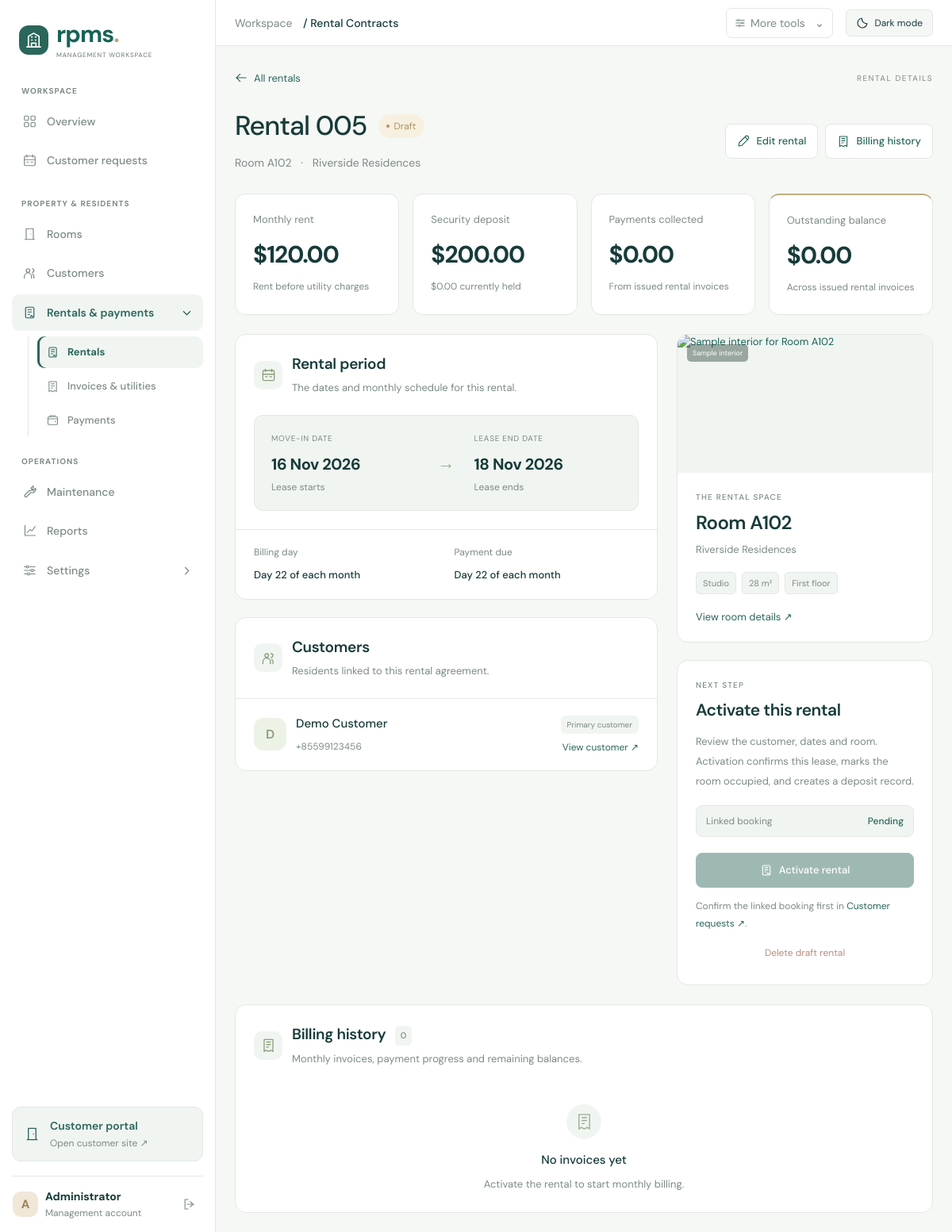
The page /records/rental_contracts/5 (signed in) on the database as committed earlier.
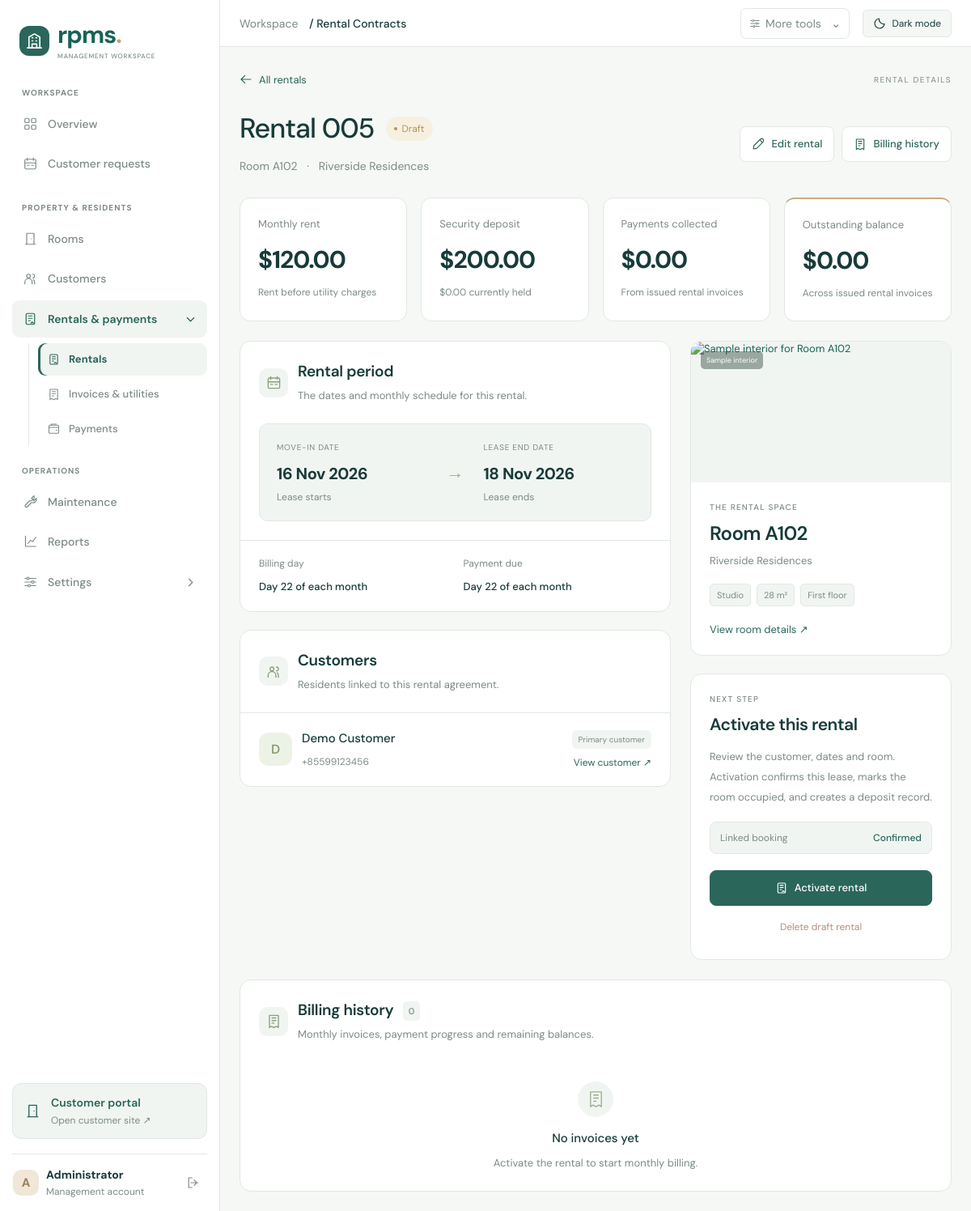
The same page on the database as committed later.
### tables this page shows
CREATE TABLE reservations (
	id INTEGER NOT NULL, 
	reservation_no VARCHAR(30), 
	room_id INTEGER, 
	tenant_id INTEGER, 
	reservation_date DATE, 
	expected_move_in DATE, 
	expected_move_out DATE, 
	reservation_fee NUMERIC(12, 2), 
	status VARCHAR(20), 
	expires_at DATETIME, 
	notes TEXT, 
	created_by INTEGER, 
	created_at DATETIME, 
	updated_at DATETIME, 
	PRIMARY KEY (id), 
	FOREIGN KEY(created_by) REFERENCES users (id), 
	FOREIGN KEY(room_id) REFERENCES rooms (id), 
	FOREIGN KEY(tenant_id) REFERENCES tenants (id), 
	UNIQUE (reservation_no)
);

### rpms/routes/records.py (the view, shortened to what this page needs)
@bp.get("/records/<table>/<int:record_id>")
@login_required
def record_detail(table, record_id):
    if table not in MODELS:
        abort(404)
    if table == "rooms":
        return redirect(url_for("main.room_detail", record_id=record_id))
    if table == "invoices":
        return redirect(url_for("main.invoice", record_id=record_id))
    row = db.get_or_404(MODELS[table], record_id)
    if table == "rental_contracts":
        room = db.session.get(MODELS["rooms"], row.room_id) if row.room_id else None
        floor = (
            db.session.get(MODELS["floors"], room.floor_id)
            if room and room.floor_id
            else None
        )
        property_record = (
            db.session.get(MODELS["properties"], floor.property_id)
            if floor and floor.property_id
            else None
        )
        links = db.session.scalars(
            select(MODELS["contract_tenants"])
            .where(MODELS["contract_tenants"].contract_id == row.id)
            .order_by(
                MODELS["contract_tenants"].is_primary.desc(),
                MODELS["contract_tenants"].id,
            )
        ).all()
        members = [
            (link, db.session.get(MODELS["tenants"], link.tenant_id)) for link in links
        ]
        lease_invoices = db.session.scalars(
            select(MODELS["invoices"])
            .where(MODELS["invoices"].contract_id == row.id)
            .order_by(
                MODELS["invoices"].billing_period.desc(), MODELS["invoices"].id.desc()
            )
        ).all()
        issued = [i for i in lease_invoices if i.status not in ("Draft", "Voided")]
        deposits = db.session.scalars(
            select(MODELS["deposits"]).where(MODELS["deposits"].contract_id == row.id)
        ).all()
        booking = (
            db.session.get(MODELS["reservations"], row.reservation_id)
            if row.reservation_id
            else None
        )
        month = date.today().replace(day=1)
        if row.start_date and row.end_date:
            month = max(
                row.start_date.replace(day=1), min(month, row.end_date.replace(day=1))
            )
        return render_template(
            "lease_detail.html",
            table=table,
            contract=row,
            room=room,
            floor=floor,
            property_record=property_record,
            members=members,
            booking=booking,
            lease_invoices=lease_invoices,
            collected=sum((i.paid_amount or 0 for i in issued), Decimal(0)),
            balance=sum((i.balance_due or 0 for i in issued), Decimal(0)),
            deposit_held=sum((d.held_amount or 0 for d in deposits), Decimal(0)),
            deposits=deposits,
            billing_month=month.strftime("%Y-%m"),
        )

### rpms/web.py (called while the page is built, shortened)
def user():
    return (
        db.session.get(MODELS["users"], session.get("uid"))
        if session.get("uid")
        else None
    )

def login_required(fn):
    @wraps(fn)
    def wrapper(*a, **kw):
        u = user()
        if not u or not u.is_active:
            return redirect(url_for("main.login"))
        role = db.session.get(MODELS["roles"], u.role_id)
        if not role or not role.is_active:
            abort(403)
        return fn(*a, **kw)
    return wrapper

def has_permission(code):
    u = user()
    role = db.session.get(MODELS["roles"], u.role_id) if u and u.is_active else None
    if not role or not role.is_active or code not in CAPABILITIES:
        return False
    if role.name in ("Admin", "Manager"):
        return True

def can_write():
    return any(has_permission(code) for code in CAPABILITIES)

def can_manage(table):
    if table in ADMIN_TABLES:
        u = user()
        role = db.session.get(MODELS["roles"], u.role_id) if u and u.is_active else None
        return bool(role and role.is_active and role.name == "Admin")
    return has_permission(TABLE_CAPABILITIES.get(table))

### rpms/templates/lease_detail.html (shortened to what the changed rows need)
{% extends 'base.html' %}{% from 'icons.html' import icon %}
{% block extra_head %}<link rel="stylesheet" href="{{ asset_url('lease-detail.css') }}">{% endblock %}
{% block content %}
<div class="lease-workspace">
<div class="lease-heading"><div><div class="lease-title-line"><h1>Rental {{ contract.contract_no or contract.id }}</h1></div></div></div>
<div class="lease-main-layout"><div class="lease-main-column">
<section class="lease-panel"><div class="lease-panel-title"><div><h2>Rental period</h2></div></div></section>
<section class="lease-panel"><div class="lease-panel-title"><div><h2>Customers</h2></div></div></section>
</div><div class="lease-side-column">
<section class="lease-panel lease-room-panel"><div class="lease-room-info"><h2>Room {{ room.room_number if room else '—' }}</h2></div></section>
{% if contract.status=='Draft' %}<section class="lease-panel lease-next-step"><span class="lease-eyebrow">NEXT STEP</span><h2>Activate this rental</h2><p>Review the customer, dates and room. Activation confirms this lease, marks the room occupied, and creates a deposit record.</p>{% if booking %}<div class="lease-booking-state"><span>Linked booking</span><strong>{{ booking.status }}</strong></div>{% endif %}{% if can_manage('rental_contracts') %}<form method="post" action="{{ url_for('main.contract_action',record_id=contract.id,action='activate') }}">{% set activation_ready = members and (not booking or booking.status=='Confirmed') %}<button class="lease-button lease-button-primary" {% if not activation_ready %}disabled aria-describedby="lease-activation-note"{% endif %}></button></form>{% if not members %}<p class="lease-activation-note" id="lease-activation-note">Link a customer before activating this rental.</p>{% elif booking and booking.status!='Confirmed' %}<p class="lease-activation-note" id="lease-activation-note">Confirm the linked booking first in <a href="{{ url_for('customer.management') }}#booking-requests">Customer requests ↗</a>.</p>{% endif %}<a class="lease-delete-link" href="{{ url_for('main.delete_record',table='rental_contracts',record_id=contract.id) }}">Delete draft rental</a>{% endif %}</section>{% endif %}
</div></div>
<section class="lease-panel lease-invoice-panel" id="lease-billing"><div class="lease-panel-title"><div><h2>Billing history <span class="lease-invoice-count">{{ lease_invoices|length }}</span></h2></div></div></section>
</div>
{% endblock %}

Rows that differ between the two databases and show on the page:
changed reservations: status "Pending" → "Confirmed"
Other text that changed with them:
text no longer shown: "Confirm the linked booking first in Customer requests ↗ ."
